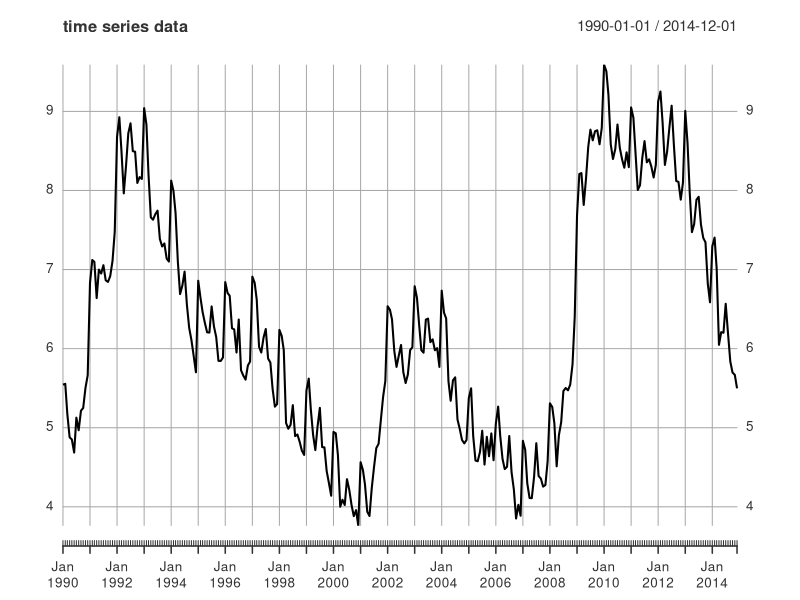
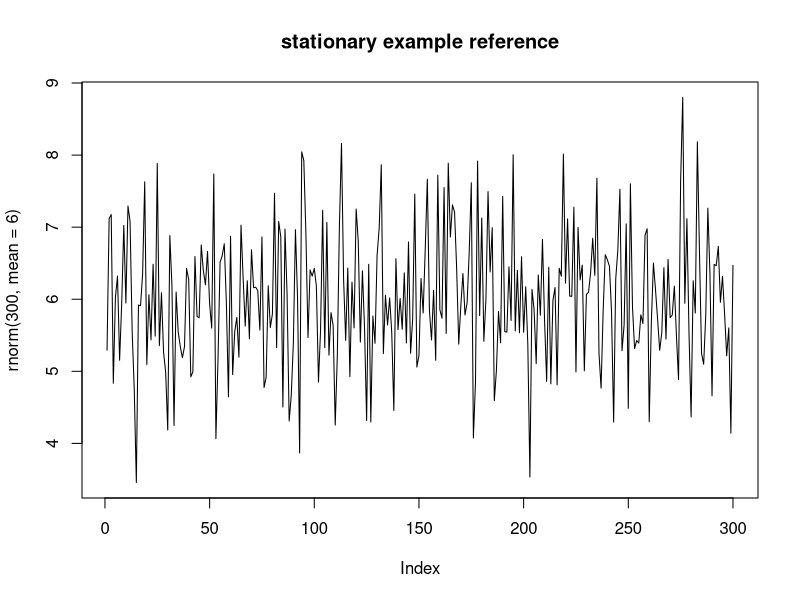
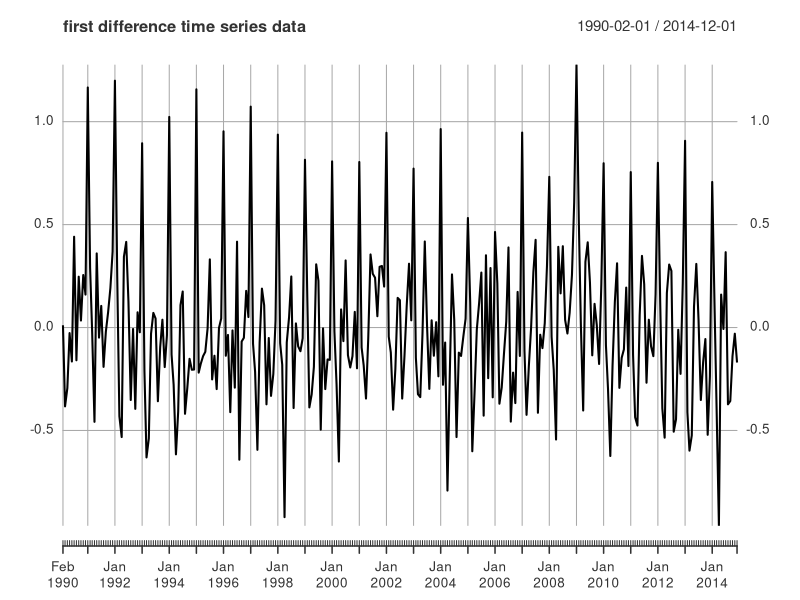
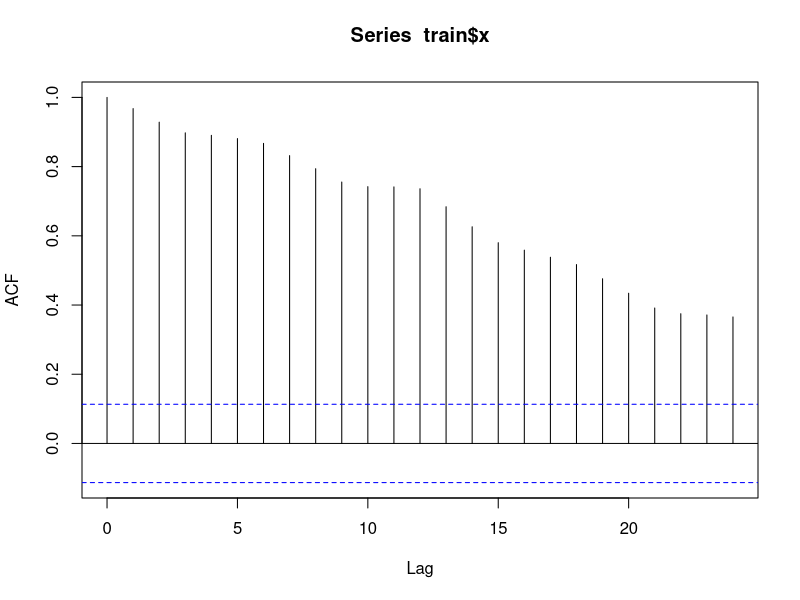
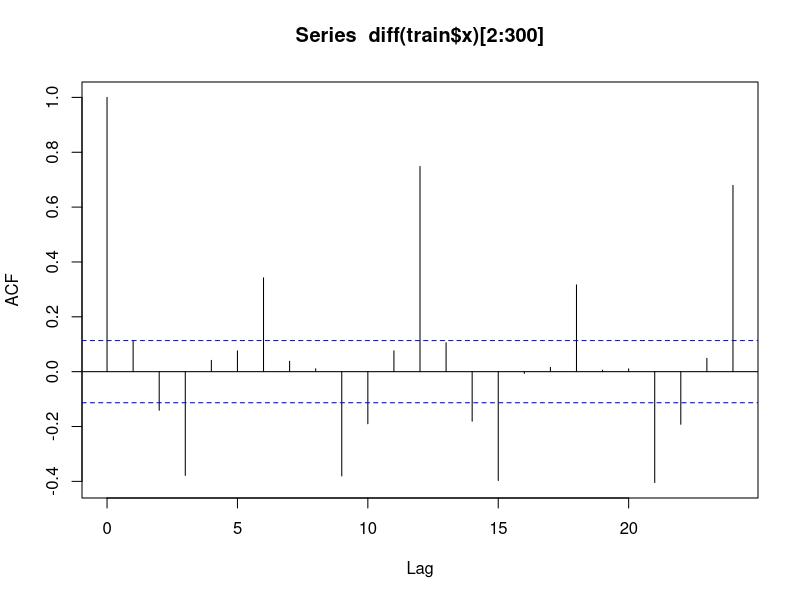
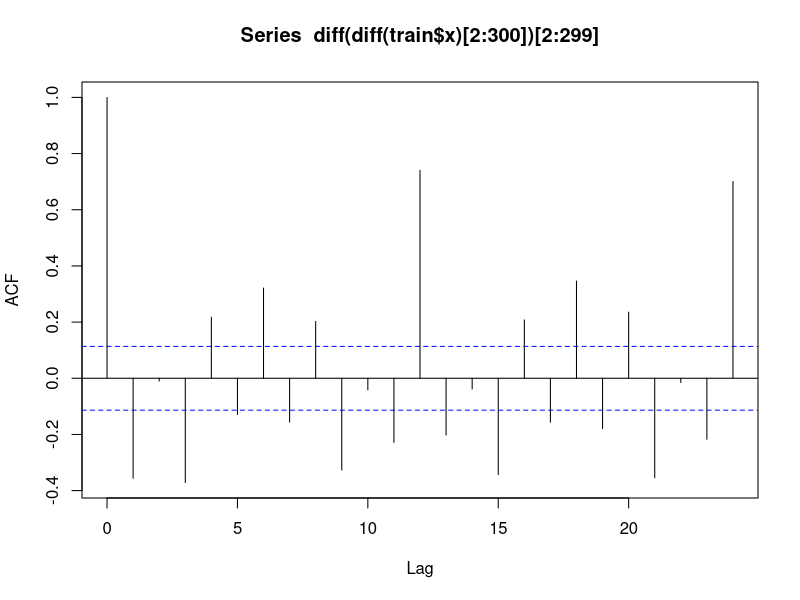
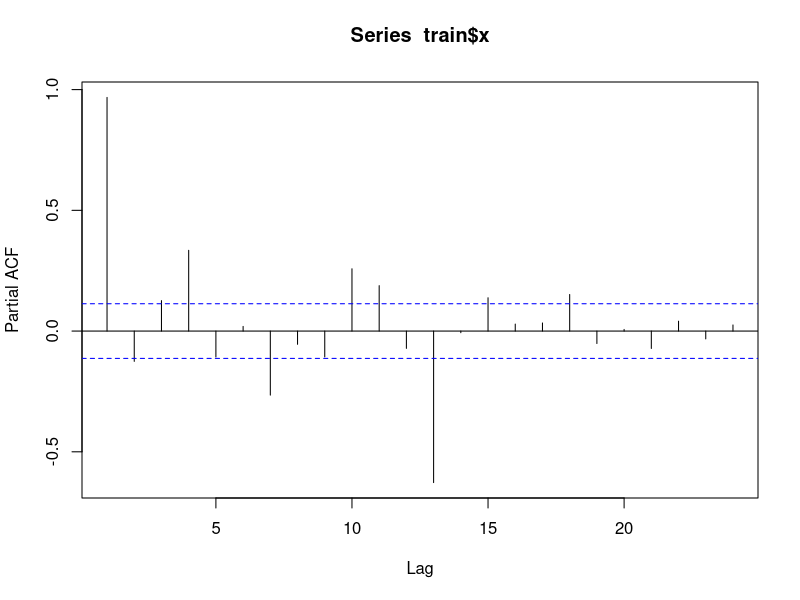
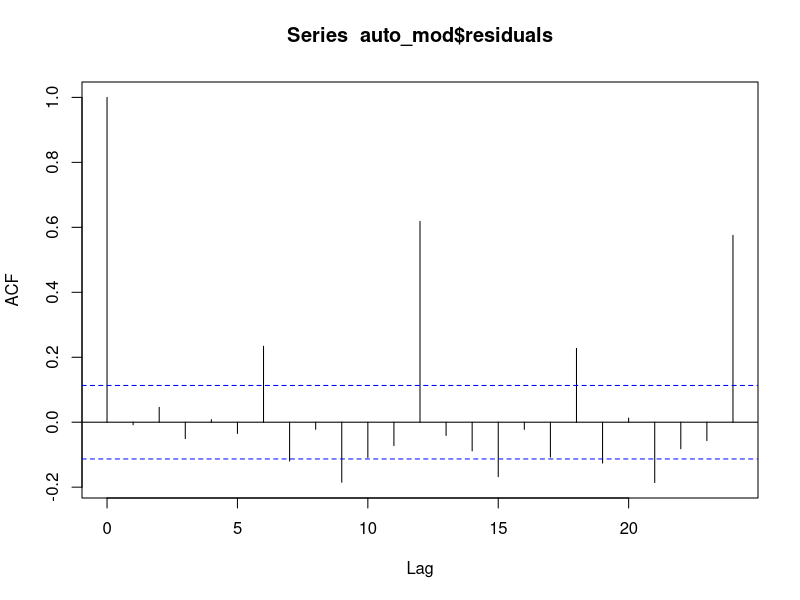

Write the R code that produced these figures, in order.
## ---- chunk 1
knitr::opts_chunk$set(echo = TRUE)
## ---- chunk 2
library(xts)
library(tseries)
library(forecast)

ts_data = read.csv('Lab4-series2.csv')
head(ts_data)
length(ts_data[,1])

ts_id <- seq(as.Date("1990/1/1"), by = "month", length.out = 311)
tail(ts_id)

xts_data <- xts(ts_data$x, order.by = ts_id)
head(xts_data)
## ---- chunk 3
train = xts_data["1990/2014"]
colnames(train) = 'x'

test = xts_data["2015"]
colnames(test) = 'x'

length(train[,1])
length(test[,1])
## ---- chunk 4
plot(train$x, type = 'l', main = 'time series data')
#I see both trend and seasonality in the data.  Looks like we peak in the beginning of the year and decline by the end of the year.  Alrternating positive/negative trends in ~5-7 year intervals.

plot(rnorm(300, mean = 6), type = 'l', main = 'stationary example reference')
#randomly distributed plot shows the difference between the data

plot(diff(train$x)[2:300], type = 'l', main = 'first difference time series data')
#Taking the first difference appears to create a more stationary series

acf(train$x)
#Gradual suggest an AR(1) model

acf(diff(train$x)[2:300])
#ACF of first difference does not result in white noise meaning that this is not a random walk.  Also note that the first different does not result in stationary data.

acf(diff(diff(train$x)[2:300])[2:299])
#Second Difference data is still not stationary.  Does this mean we need a seasonal model?

pacf(train$x)
#There are multiple significant lags for the PACF.  Lags 1,4,7,10,11,13

adf.test(train$x)
#Dicky Fuller test is unable to reject the null hypothesis that the data is non stationary.  More evidence of what we've already seen in acf/pacf and differencing of data.
## ---- chunk 5
auto_mod <- auto.arima(train$x)
summary(auto_mod)
#Auto Arima funtion suggest the model is is ARIMA(1,1,4)

acf(auto_mod$residuals)
pacf(auto_mod$residuals)

